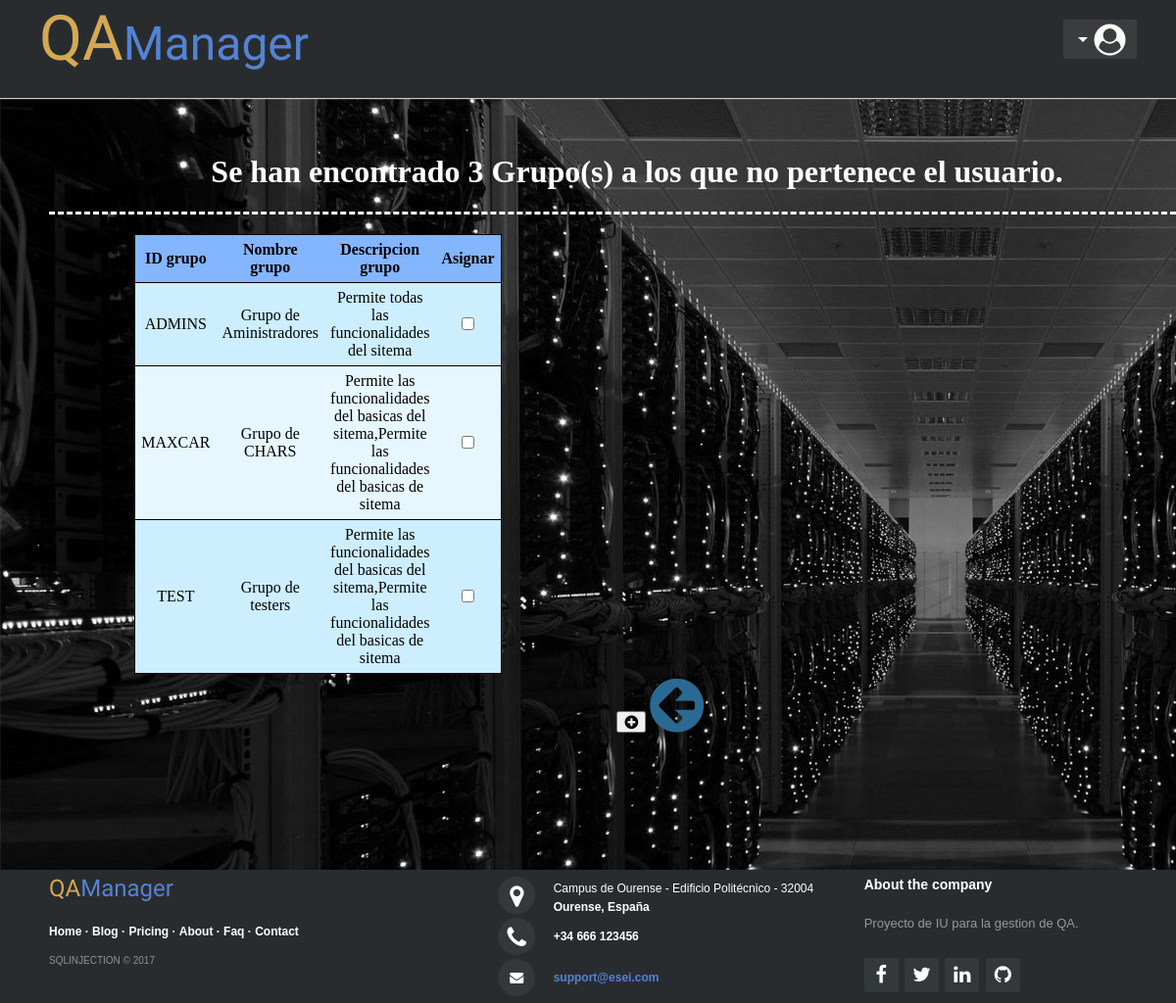
Screenshot of /Controllers/User_ASSINGTOGROUP_Controller.php?getGroups=true&login=alumno (signed in) with the database file from the repository.
### tables this page shows
CREATE TABLE `GRUPO` (
  `IdGrupo` varchar(6) NOT NULL,
  `NombreGrupo` varchar(60) NOT NULL,
  `DescripGrupo` varchar(100) NOT NULL
);

### Models/Group_Model.php (called while the page is built, shortened)
<?php
class GroupDAO
{
    var $IdGrupo;
    var $NombreGrupo;
    var $DescripGrupo;
    function __construct($IdGrupo)
    {
        $this->IdGrupo = $IdGrupo;
        include_once '../Functions/Access_DB.php';
        $this->mysqli = ConnectDB();
    }
    function SEARCH(){
        $sql = "select * from GRUPO
            where
                (IdGrupo LIKE '%$this->IdGrupo%') &&
                (NombreGrupo LIKE '%$this->NombreGrupo%') &&
                (DescripGrupo LIKE '%$this->DescripGrupo%')";
        $resultado = mysqli_query($this->mysqli,$sql);
        return $resultado;
    }
}

### Functions/Access_DB.php (called while the page is built)
<?php
function ConnectDB()
{
    $mysqli = new mysqli("localhost","userET3","passET3","IUET32017");
	if ($mysqli->connect_errno) {
		include '../Views/MESSAGE_View.php';
		new MESSAGE("Fallo al conectar a MySQL: (" . $mysqli->connect_errno . ") " . $mysqli->connect_error, '../index.php');
		return false;
	}
	else{
        $mysqli->set_charset("utf8");
		return $mysqli;
	}
}
?>

### Views/User_ASSINGTOGROUP_View.php (the view, shortened to what this page needs)
<?php
class User_ASSINGTOGROUP_View {
    var $response;
    var $login;
    function __construct($response,$login){
        $this->response = $response;
        $this->login = $login;
        $this->render();
    }
    function render(){
        ?>
        <link rel="stylesheet" href="../Locales/User_ASSINGTOGROUP.css">
        <link rel="stylesheet" href="https://maxcdn.bootstrapcdn.com/font-awesome/4.7.0/css/font-awesome.min.css">
        <?php
        echo '<h1 style="color: white;padding-left: 100px ">Se han encontrado '.count($this->response).
            ' Grupo(s) a los que no pertenece el usuario.</h1>';
        ?>
        <div class="tableShowGroup">
            <div class="containGroups">
                <form action="../Controllers/User_ASSINGTOGROUP_Controller.php?login=<?php echo $this->login?>" method="post">
                    <table class="table">
                        <tr>
                            <th>ID grupo</th>
                            <th>Nombre grupo</th>
                            <th>Descripcion grupo</th>
                            <th>Asignar</th>
                        </tr>
                        <?php
                        foreach ($this->response as $group){
                            echo "<tr>";
                            echo"<td>".$group['IdGrupo']."</td>".
                                "<td>".$group['NombreGrupo']."</td>".
                                "<td>".$group['DescripGrupo']."</td>".
                                "<td>".'<input type="checkbox" name="arrayGroup[]" value="'.$group['IdGrupo'].'">'."</td>".
                                "</tr>";
                        }
                        ?>
                    </table>
                    <div class="ActionButtons">
                        <button id="send" type="submit" class="fa fa-plus-circle button" title="AÑADIR"></button>
                        <a href=' ../Controllers/User_SHOWGROUPS_Controller.php?login=<?php echo $this->login?>'><i class="fa fa-arrow-circle-left " id="returnIcon" title="Volver"></i></a>
                    </div>
                </form>
            </div>
        </div>
        <?php
    }
}

### Locales/Header.css (style rules this page uses)
.header-user-dropdown { background-color:#292c2f; box-shadow:0 1px 1px #ccc; padding: 20px 40px; height: 100px; color: #ffffff; box-sizing: border-box; }
.header-user-dropdown .header-limiter { max-width: 1200px; text-align: center; margin: 0 auto; }
#logIcon { margin-left: 20px; margin-top: 5px; font-size: 2em; }
.header-user-dropdown .header-limiter h1 { float: left; font: normal 64px Cookie, Arial, Helvetica, sans-serif; line-height: 40px; margin:0; }
.header-user-dropdown .header-limiter h1 span { color: #5383d3; font-size: 48px; }
.header-user-dropdown .header-limiter h1 a { color: #D3A953; }
.header-user-dropdown .header-limiter a { color: #f9fff9; text-decoration: none; }
.header-user-dropdown .header-limiter .header-user-menu { position: relative; float:right; background-color:#3a3c3e; width:75px; height:40px; border-radius:2px; }
.header-user-dropdown .header-limiter .header-user-menu:before { content:''; width:0; height:0; top: 18px; left: 15px; position:absolute; border:5px solid transparent; border-top-color:#fff; }

### Locales/Main.css (style rules this page uses)
body { margin: 0; background-color: #e0e0e0; background-image: url("../Locales/wallpaper.jpg"); z-index: 2; }

### Locales/User_ASSINGTOGROUP.css (style rules this page uses)
.tableShowGroup { border-color: white; border-style: dashed none none none; position: relative; padding-top: 20px; align-content: center; margin: auto; margin-left: 50px; margin-bottom: 20px; color: #ffffff; text-align: center; }
.containGroups { display: inline-block; text-align: center; }
table { border: 1px solid black; width: 10%; border-collapse: collapse; background-color: #e6f7ff; color: black; }
td, th { padding: 6px; text-align: center; border-bottom: 1px solid #000; }
tr:nth-child(even) { background-color: #cceeff; }
th { background-color: #84b5ff; }
#returnIcon { font-size: 4em; color: #2A6A92; }
h1 { text-align: center; }
.ActionButtons { padding-left: 10%; }

### Locales/Footer.css (style rules this page uses)
.footer-distributed { background-color: #292c2f; box-shadow: 0 1px 1px 0 rgba(0, 0, 0, 0.12); box-sizing: border-box; width: 100%; max-height: 200px; text-align: left; font: bold 12px sans-serif; position: fixed; bottom: 0px; padding: 5px 50px; margin-top: 80px; }
.footer-distributed .footer-left, .footer-distributed .footer-center, .footer-distributed .footer-right { display: inline-block; vertical-align: top; }
.footer-distributed .footer-left { width: 40%; }
.footer-distributed h3 { color: #D3A953; font: normal 24px 'Cookie', cursive; margin: 0; padding-bottom: -20px; }
.footer-distributed h3 span { color: #5383d3; }
.footer-distributed .footer-links { color: #ffffff; margin: 20px 0 12px; padding: 0; }
.footer-distributed .footer-links a { display:inline-block; line-height: 1.8; text-decoration: none; color: inherit; }
.footer-distributed .footer-company-name { color: #8f9296; font-size: 10px; font-weight: normal; margin: 0; }
.footer-distributed .footer-center { width: 35%; }
.footer-distributed .footer-center i { background-color: #33383b; color: #ffffff; font-size: 25px; width: 38px; height: 38px; border-radius: 50%; text-align: center; line-height: 42px; margin: 2px 15px; vertical-align: middle; }
.footer-distributed .footer-center i.fa-envelope { font-size: 14px; line-height: 38px; }
.footer-distributed .footer-center p { display: inline-block; color: #ffffff; vertical-align: middle; margin:0; }
.footer-distributed .footer-center p span { display:block; font-weight: normal; font-size:12px; line-height:2; }
.footer-distributed .footer-center p a { color: #5383d3; text-decoration: none;; }
.footer-distributed .footer-right { width: 20%; }
.footer-distributed .footer-company-about { line-height: 20px; color: #92999f; font-size: 13px; font-weight: normal; margin: 0; }
.footer-distributed .footer-company-about span { display: block; color: #ffffff; font-size: 14px; font-weight: bold; margin-bottom: 20px; }
.footer-distributed .footer-icons { margin-top: 25px; }
.footer-distributed .footer-icons a { display: inline-block; width: 35px; height: 35px; cursor: pointer; background-color: #33383b; border-radius: 2px; font-size: 20px; color: #ffffff; text-align: center; line-height: 35px; margin-right: 3px; margin-bottom: 5px; }

### rows the page displays
grupo: IdGrupo "ADMINS", NombreGrupo "Grupo de Aministradores", DescripGrupo "Permite todas las funcionalidades del sitema"
grupo: IdGrupo "MAXCAR", NombreGrupo "Grupo de CHARS", DescripGrupo "Permite las funcionalidades del basicas del sitema,Permite las funcionalidades del basicas de sitema"
grupo: IdGrupo "TEST", NombreGrupo "Grupo de testers", DescripGrupo "Permite las funcionalidades del basicas del sitema,Permite las funcionalidades del basicas de sitema"

### other values shown
count($this->response) "3"
